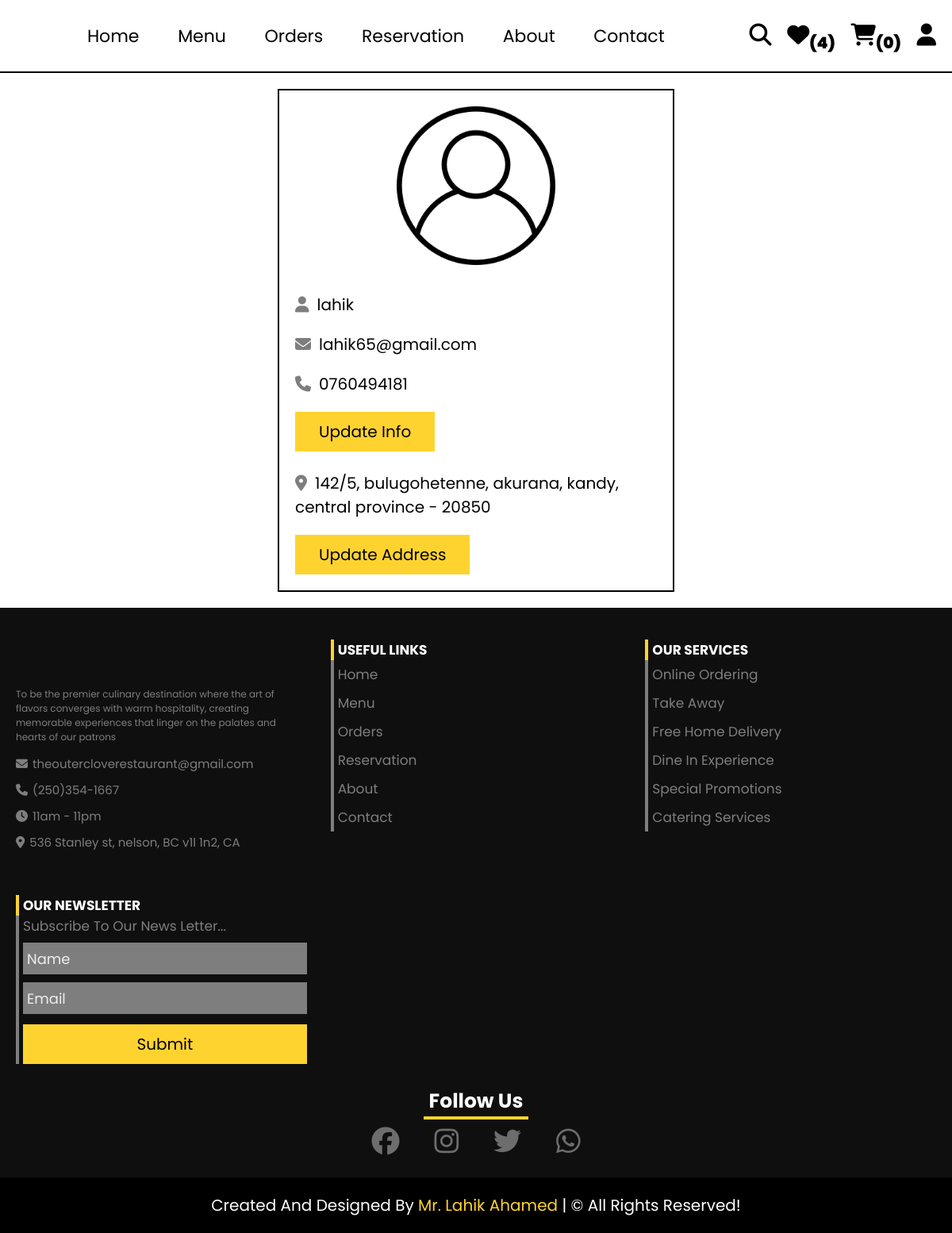
The app's page /customer/profile.php (signed in) with its own data.
### tables this page shows
CREATE TABLE `users` (
  `id` int(11) NOT NULL,
  `name` varchar(50) NOT NULL,
  `email` varchar(50) NOT NULL,
  `number` varchar(11) NOT NULL,
  `password` char(255) NOT NULL,
  `reg_date` datetime NOT NULL DEFAULT current_timestamp(),
  `address` varchar(255) NOT NULL
);

### customer/profile.php (the view, shortened to what this page needs)
<?php
    include("../db/database.php");
?>
<!DOCTYPE html>
<html lang="en">
<head>
    <link rel="stylesheet" href="https://cdnjs.cloudflare.com/ajax/libs/font-awesome/6.1.1/css/all.min.css">
    <link rel="stylesheet" href="../CSS/customer_style.css">
</head>
<body>
    <?php include("../components/user_header.php"); ?>
    <section class="user-profile">
        <div class="user">
            <img src="../images/user-icon.png" alt="">
            <p><i class="fas fa-user"></i><span><?= $fetch_profile['name'] ?></span></p>
            <p><i class="fas fa-envelope"></i><span><?= $fetch_profile['email'] ?></span></p>
            <p><i class="fas fa-phone"></i><span><?= $fetch_profile['number'] ?></span></p>
            <a href="update_profile.php" class="btn">update info</a>
            <p class="address"><i class="fas fa-map-marker-alt"></i><span><?php if($fetch_profile['address'] == '')
            {echo "please update your address";}else{echo $fetch_profile['address'];} ?></span></p>
            <a href="update_address.php" class="btn">update address</a>
        </div>
    </section>
</body>
</html>
<?php include("../components/footer.php"); ?>

### CSS/customer_style.css (style rules this page uses)
:root { --yellow: #fed330; --red: #e74c3c; --light-color: #7e7e7e; --border: 2px solid #000; --light: #ededed; --light-black: #0f0f0f; }
* { font-family: 'poppins', sans-serif; margin: 0; padding: 0; box-sizing: border-box; outline: none; border: none; text-decoration: none; }
html { font-size: 62.5%; overflow-x: hidden; scroll-behavior: smooth; stop-opacity: 7rem; scroll-padding-top: 7rem; }
section { margin: 0 auto; max-width: 1300px; padding: 2rem; }
.btn, .delete-btn { margin-top: 1rem; display: inline-block; font-size: 2rem; padding: 1rem 3rem; cursor: pointer; transition: .2s linear; text-transform: capitalize; }
.btn { background-color: var(--yellow); color: #000; }
.user-profile .user { max-width: 50rem; margin: 0 auto; border: var(--border); padding: 2rem; }
.user-profile .user img { width: 100%; height: 20rem; object-fit: contain; margin-bottom: 2rem; }
.user-profile .user p { padding: 1rem 0; line-height: 1.5; font-size: 2rem; }
.user-profile .user p i { color: var(--light-color); margin-right: 1rem; }
.user-profile .user .address { margin-top: 1.5rem; }

### records on screen
users: name "lahik", email "lahik65@gmail.com", number "0760494181", address "142/5, bulugohetenne, akurana, kandy, central province - 20850"

### other values on screen
$total_user_wishlist_items "4"
count($_SESSION["cart"]) "0"
